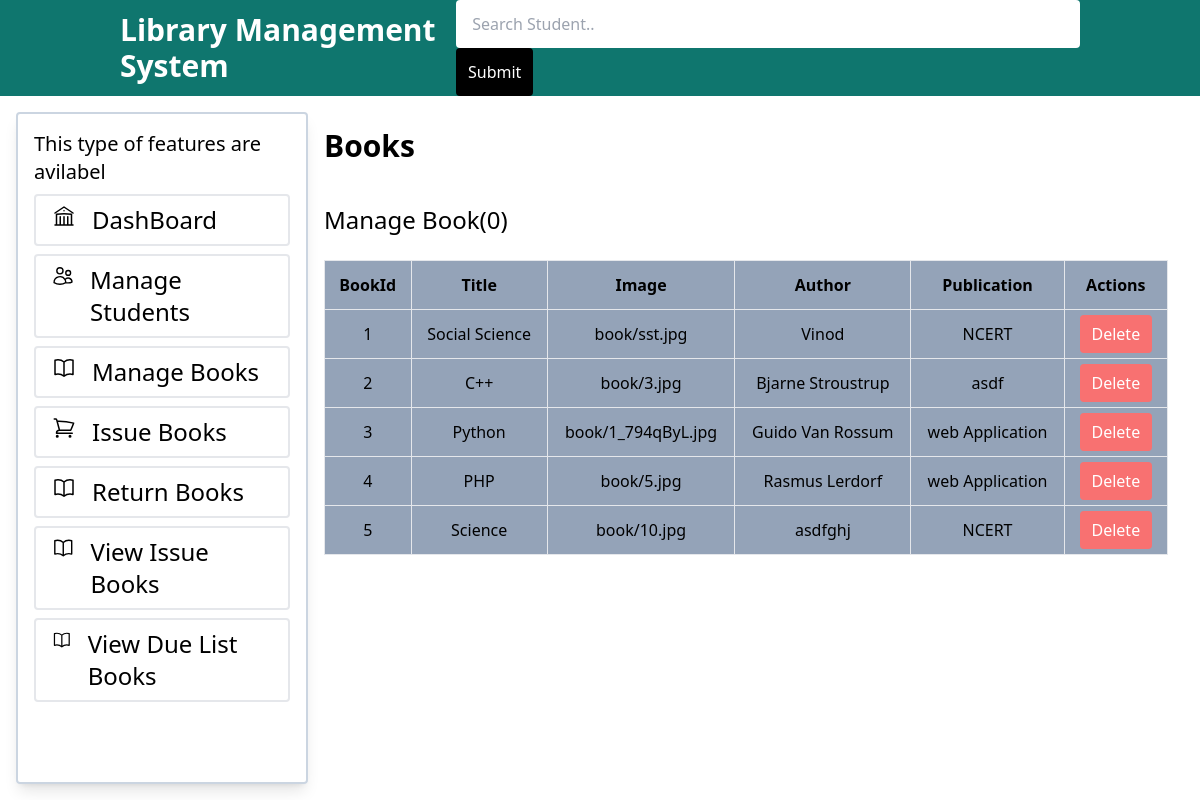
/book/, run on the app's committed database.
### lms/models.py (models this page shows, shortened)
class Book(models.Model):
    bookid = models.CharField(max_length=100)
    image = models.ImageField(upload_to="book/")
    booktitle = models.CharField(max_length=100)
    author = models.CharField(max_length=100)
    language = models.BooleanField(default=True)
    publication = models.CharField(max_length=100)

### lms/views.py (the view)
# urls.py: path("book/",book,name="book"),
def book (request):
    dol ={}
    dol['books'] = Book.objects.all()
    return render(request,'book.html',dol)

### templates/book.html (shortened to what this page needs)
<!DOCTYPE html>
<html lang="en">
<head>
    <script src="https://cdn.tailwindcss.com"></script>
</head>
<body>
    {% include "header.html" %}
<div class="flex flex-1 h-[88vh] p-4">
    {% include "sidebar.html" %}
    <div class="w-9/12 p-4">
        <h1 class="text-3xl font-bold ">Books</h1>
        <div class="mt-10 flex-1">
            <h2 class="text-2xl font-semibild">Manage Book({{Book|length}})</h2>
            <table class="border rounded w-full mt-6 text-center bg-slate-400 ">
                <thead>
                      <tr>
                        <th class="border p-3">BookId</th>
                        <th class="border p-3">Title</th>
                        <th class="border p-3">Image</th>
                        <th class="border p-3">Author</th>
                        <th class="border p-3">Publication</th>
                        <th class="border p-3">Actions</th>
                      </tr>
                </thead>
                <tbody>
                    {% for book in books %}
                    <tr class="hover:bg-slate-500">
                        <td class="border p-3">{{book.bookid}}</td>
                        <td class="border p-3">{{book.booktitle}}</td>
                        <td class="border p-3">{{book.image}}</td>
                        <td class="border p-3">{{book.author}}</td>
                        <td class="border p-3">{{book.publication}}</td>
                        <td class="border p-3">
                          <a href="{% url 'bookdelete' book.id %}" class="bg-red-400 text-white rounded px-3 py-2 ">Delete</a>
                        </td>
                    </tr>
                    {% endfor %}
                </tbody>
            </table>
        </div>
    </div>
</div>
</body>
</html>

### data on the page
Book: bookid "1", booktitle "Social Science", image "book/sst.jpg", author "Vinod", publication "NCERT"
Book: bookid "2", booktitle "C++", image "book/3.jpg", author "Bjarne Stroustrup", publication "asdf"
Book: bookid "3", booktitle "Python", image "book/1_794qByL.jpg", author "Guido Van Rossum", publication "web Application"
Book: bookid "4", booktitle "PHP", image "book/5.jpg", author "Rasmus Lerdorf", publication "web Application"
Book: bookid "5", booktitle "Science", image "book/10.jpg", author "asdfghj", publication "NCERT"

### other printed values
{{ Book|length }} "0"
